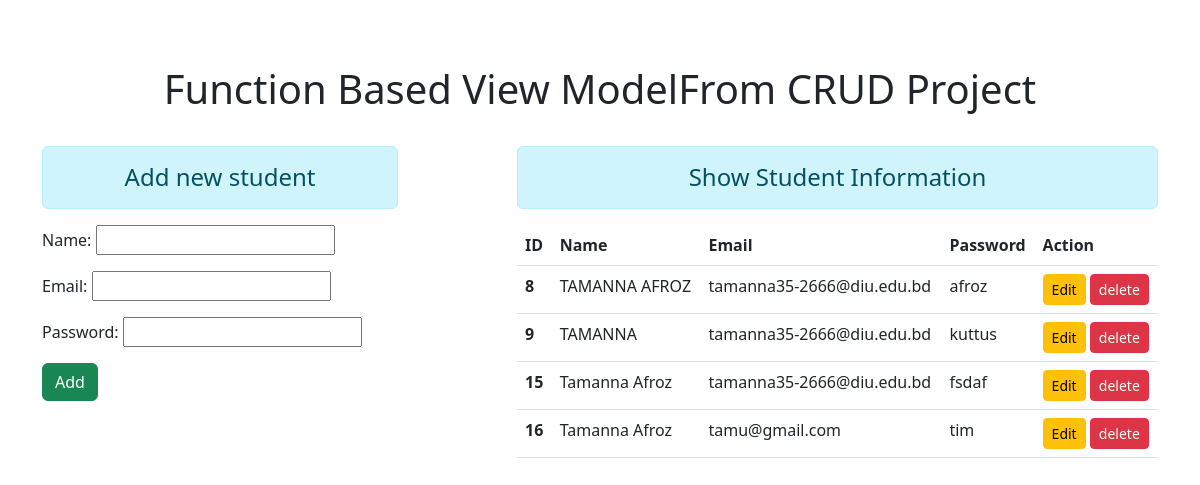
The page / on the database its author committed.
### enroll/models.py (models this page shows, shortened)
class Student(models.Model):
    name = models.CharField(max_length=70)
    email = models.EmailField(max_length=100)
    password = models.CharField(max_length=70)

### enroll/views.py (the view)
# urls.py: path('', views.add_show, name='addandshow' ),
def add_show(request):
    if request.method == 'POST':
        fm = StudentRegistration(request.POST)
        print('fim = ', fm)
        if fm.is_valid():
            nm = fm.cleaned_data['name']
            em = fm.cleaned_data['email']
            check_email = Student.objects.filter(email=em)
            print('ccheek email = ', check_email)
            pw = fm.cleaned_data['password']
            if len(check_email) == 0:
                reg = Student(name=nm, email=em, password = pw )
                fm.save()
                fm = StudentRegistration()
            else:
                stud = Student.objects.all()
                msg = 'Please try to  another email '
                return render(request, 'enroll/addandshow.html', {'form': fm, 'stu': stud, "msg": msg})
            return HttpResponseRedirect('/')
    else:
        fm = StudentRegistration()
    stud = Student.objects.all()
    return render(request, 'enroll/addandshow.html', {'form': fm, 'stu': stud})

### enroll/forms.py
class StudentRegistration(forms.ModelForm):
    password = forms.CharField(widget=forms.PasswordInput)
    class Meta:
        model = Student
        fields = ['name', 'email', 'password']

### enroll/templates/enroll/addandshow.html (shortened to what this page needs)
{% extends 'enroll/base.html' %}
{% load crispy_forms_tags %}
{% block content %}
<div class="row">
  <div class="col-sm-4">
    <h4 class="text-center alert alert-info">Add new student</h4>
<form action="" method="POST">
    {{form.as_p}}
    <input type="submit" class="btn btn-success" value="Add">
</form>
  </div>
  <div class="col-sm-7 offset-1">
    <h4 class="text-center alert alert-info">Show Student Information</h4>
    {% if stu %}
    <table class="table table-hover">
      <thead>
        <tr>
          <th scope="col">ID</th>
          <th scope="col">Name</th>
          <th scope="col">Email</th>
          <th scope="col">Password</th>
          <th scope="col">Action</th>
        </tr>
      </thead>
      <tbody>
        {% for st in stu %}
        <tr>
          <th scope="row">{{st.id}}</th>
          <td>{{st.name}}</td>
          <td>{{st.email}}</td>
          <td>{{st.password}}</td>
          <td>
            <a href="{% url 'updatedata' st.id %}" class="btn btn-warning btn-sm" >Edit</a>
            <form action="{% url 'deletedata' st.id %}" method="post" class="d-inline">
              <input type="submit" value="delete" class="btn btn-danger btn-sm">
            </form>
          </td>
        </tr>
       {% endfor %}
      </tbody>
    </table>
    {% else  %}
    <h4 class="text-center alert alert-warning" >No Records</h4>
    {% endif %}
  </div>
</div>
 {% endblock content %}

### enroll/templates/enroll/base.html (shortened to what this page needs)
<!doctype html>
<html lang="en">
  <head>
    <link href="https://cdn.jsdelivr.net/npm/bootstrap@5.2.0/dist/css/bootstrap.min.css" rel="stylesheet">
  </head>
  <body>
    <div class="container mt-5">
      <h1 class="text-center alert alert-denger">Function Based View ModelFrom CRUD Project</h1>
      {% block content %}
       {% endblock content %}
    </div>
  </body>
</html>

### rows shown on the page
Student: id "8", name "TAMANNA AFROZ", email "tamanna35-2666@diu.edu.bd", password "afroz"
Student: id "9", name "TAMANNA", email "tamanna35-2666@diu.edu.bd", password "kuttus"
Student: id "15", name "Tamanna Afroz", email "tamanna35-2666@diu.edu.bd", password "fsdaf"
Student: id "16", name "Tamanna Afroz", email "tamu@gmail.com", password "tim"
